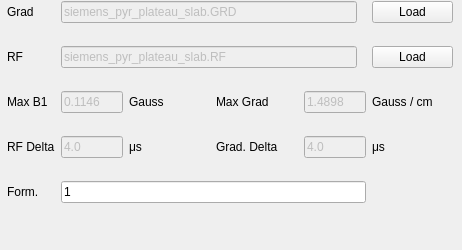
         <widget class="QWidget" name="ssrf">
          <widget class="QWidget" name="layoutWidget">
           <property name="geometry">
            <rect>
             <x>7</x>
             <y>-16</y>
             <width>446</width>
             <height>241</height>
            </rect>
           </property>
           <layout class="QGridLayout" name="gridLayout_6">
            <item row="0" column="0">
             <widget class="QLabel" name="label_grd_path">
              <property name="text">
               <string>Grad</string>
              </property>
             </widget>
            </item>
            <item row="0" column="1" colspan="4">
             <widget class="QLineEdit" name="line_grd_path">
              <property name="enabled">
               <bool>false</bool>
              </property>
              <property name="sizePolicy">
               <sizepolicy hsizetype="Fixed" vsizetype="Fixed">
                <horstretch>0</horstretch>
                <verstretch>0</verstretch>
               </sizepolicy>
              </property>
              <property name="minimumSize">
               <size>
                <width>296</width>
                <height>0</height>
               </size>
              </property>
              <property name="maximumSize">
               <size>
                <width>296</width>
                <height>16777215</height>
               </size>
              </property>
              <property name="text">
               <string>siemens_pyr_plateau_slab.GRD</string>
              </property>
              <property name="readOnly">
               <bool>true</bool>
              </property>
             </widget>
            </item>
            <item row="0" column="5">
             <widget class="QPushButton" name="button_load_grd">
              <property name="toolTip">
               <string>&lt;html&gt;&lt;head/&gt;&lt;body&gt;&lt;p&gt;Load gradient waveform created by the Spectral-Spatial-RF-Toolbox&lt;/p&gt;&lt;/body&gt;&lt;/html&gt;</string>
              </property>
              <property name="text">
               <string>Load</string>
              </property>
             </widget>
            </item>
            <item row="1" column="0">
             <widget class="QLabel" name="label_rf_path">
              <property name="text">
               <string>RF</string>
              </property>
             </widget>
            </item>
            <item row="1" column="1" colspan="4">
             <widget class="QLineEdit" name="line_rf_path">
              <property name="enabled">
               <bool>false</bool>
              </property>
              <property name="sizePolicy">
               <sizepolicy hsizetype="Fixed" vsizetype="Fixed">
                <horstretch>0</horstretch>
                <verstretch>0</verstretch>
               </sizepolicy>
              </property>
              <property name="minimumSize">
               <size>
                <width>296</width>
                <height>0</height>
               </size>
              </property>
              <property name="maximumSize">
               <size>
                <width>296</width>
                <height>16777215</height>
               </size>
              </property>
              <property name="text">
               <string>siemens_pyr_plateau_slab.RF</string>
              </property>
              <property name="readOnly">
               <bool>true</bool>
              </property>
             </widget>
            </item>
            <item row="1" column="5">
             <widget class="QPushButton" name="button_load_rf">
              <property name="toolTip">
               <string>&lt;html&gt;&lt;head/&gt;&lt;body&gt;&lt;p&gt;Load SSRF waveform created by the Spectral-Spatial-RF-Toolbox&lt;/p&gt;&lt;/body&gt;&lt;/html&gt;</string>
              </property>
              <property name="text">
               <string>Load</string>
              </property>
             </widget>
            </item>
            <item row="2" column="0">
             <widget class="QLabel" name="label_max_b1">
              <property name="text">
               <string>Max B1</string>
              </property>
             </widget>
            </item>
            <item row="2" column="1">
             <widget class="QLineEdit" name="line_max_b1">
              <property name="enabled">
               <bool>false</bool>
              </property>
              <property name="sizePolicy">
               <sizepolicy hsizetype="Fixed" vsizetype="Fixed">
                <horstretch>0</horstretch>
                <verstretch>0</verstretch>
               </sizepolicy>
              </property>
              <property name="minimumSize">
               <size>
                <width>62</width>
                <height>0</height>
               </size>
              </property>
              <property name="maximumSize">
               <size>
                <width>62</width>
                <height>16777215</height>
               </size>
              </property>
              <property name="text">
               <string>0.1146</string>
              </property>
              <property name="readOnly">
               <bool>true</bool>
              </property>
             </widget>
            </item>
            <item row="2" column="2">
             <widget class="QLabel" name="label_max_b1_unit">
              <property name="text">
               <string>Gauss</string>
              </property>
             </widget>
            </item>
            <item row="2" column="3">
             <widget class="QLabel" name="label_max_grd">
              <property name="text">
               <string>Max Grad</string>
              </property>
             </widget>
            </item>
            <item row="2" column="4">
             <widget class="QLineEdit" name="line_max_grd">
              <property name="enabled">
               <bool>false</bool>
              </property>
              <property name="sizePolicy">
               <sizepolicy hsizetype="Fixed" vsizetype="Fixed">
                <horstretch>0</horstretch>
                <verstretch>0</verstretch>
               </sizepolicy>
              </property>
              <property name="minimumSize">
               <size>
                <width>62</width>
                <height>0</height>
               </size>
              </property>
              <property name="maximumSize">
               <size>
                <width>62</width>
                <height>16777215</height>
               </size>
              </property>
              <property name="text">
               <string>1.4898</string>
              </property>
              <property name="readOnly">
               <bool>true</bool>
              </property>
             </widget>
            </item>
            <item row="2" column="5">
             <widget class="QLabel" name="label_max_grad_unit">
              <property name="text">
               <string>Gauss / cm</string>
              </property>
             </widget>
            </item>
            <item row="3" column="0">
             <widget class="QLabel" name="label_rf_delta">
              <property name="text">
               <string>RF Delta</string>
              </property>
             </widget>
            </item>
            <item row="3" column="1">
             <widget class="QLineEdit" name="line_rf_delta">
              <property name="enabled">
               <bool>false</bool>
              </property>
              <property name="sizePolicy">
               <sizepolicy hsizetype="Fixed" vsizetype="Fixed">
                <horstretch>0</horstretch>
                <verstretch>0</verstretch>
               </sizepolicy>
              </property>
              <property name="minimumSize">
               <size>
                <width>62</width>
                <height>0</height>
               </size>
              </property>
              <property name="maximumSize">
               <size>
                <width>62</width>
                <height>16777215</height>
               </size>
              </property>
              <property name="text">
               <string>4.0</string>
              </property>
              <property name="readOnly">
               <bool>true</bool>
              </property>
             </widget>
            </item>
            <item row="3" column="2">
             <widget class="QLabel" name="label_rf_delta_unit">
              <property name="text">
               <string>μs</string>
              </property>
             </widget>
            </item>
            <item row="3" column="3">
             <widget class="QLabel" name="label_grd_delta">
              <property name="text">
               <string>Grad. Delta</string>
              </property>
             </widget>
            </item>
            <item row="3" column="4">
             <widget class="QLineEdit" name="line_grd_delta">
              <property name="enabled">
               <bool>false</bool>
              </property>
              <property name="sizePolicy">
               <sizepolicy hsizetype="Fixed" vsizetype="Fixed">
                <horstretch>0</horstretch>
                <verstretch>0</verstretch>
               </sizepolicy>
              </property>
              <property name="minimumSize">
               <size>
                <width>62</width>
                <height>0</height>
               </size>
              </property>
              <property name="maximumSize">
               <size>
                <width>62</width>
                <height>16777215</height>
               </size>
              </property>
              <property name="text">
               <string>4.0</string>
              </property>
              <property name="readOnly">
               <bool>true</bool>
              </property>
             </widget>
            </item>
            <item row="3" column="5">
             <widget class="QLabel" name="label_grd_delta_unit">
              <property name="text">
               <string>μs</string>
              </property>
             </widget>
            </item>
            <item row="4" column="0">
             <widget class="QLabel" name="label_grd_form">
              <property name="sizePolicy">
               <sizepolicy hsizetype="Fixed" vsizetype="Fixed">
                <horstretch>0</horstretch>
                <verstretch>0</verstretch>
               </sizepolicy>
              </property>
              <property name="text">
               <string>Form.</string>
              </property>
             </widget>
            </item>
            <item row="4" column="1" colspan="4">
             <widget class="QLineEdit" name="line_grd_form">
              <property name="toolTip">
               <string>Formula for scaling slice gradient to produce the desired slice thickness. Use lowercase x as the slice thickness variable (in mm).</string>
              </property>
              <property name="text">
               <string>1</string>
              </property>
             </widget>
            </item>
           </layout>
          </widget>
         </widget>
